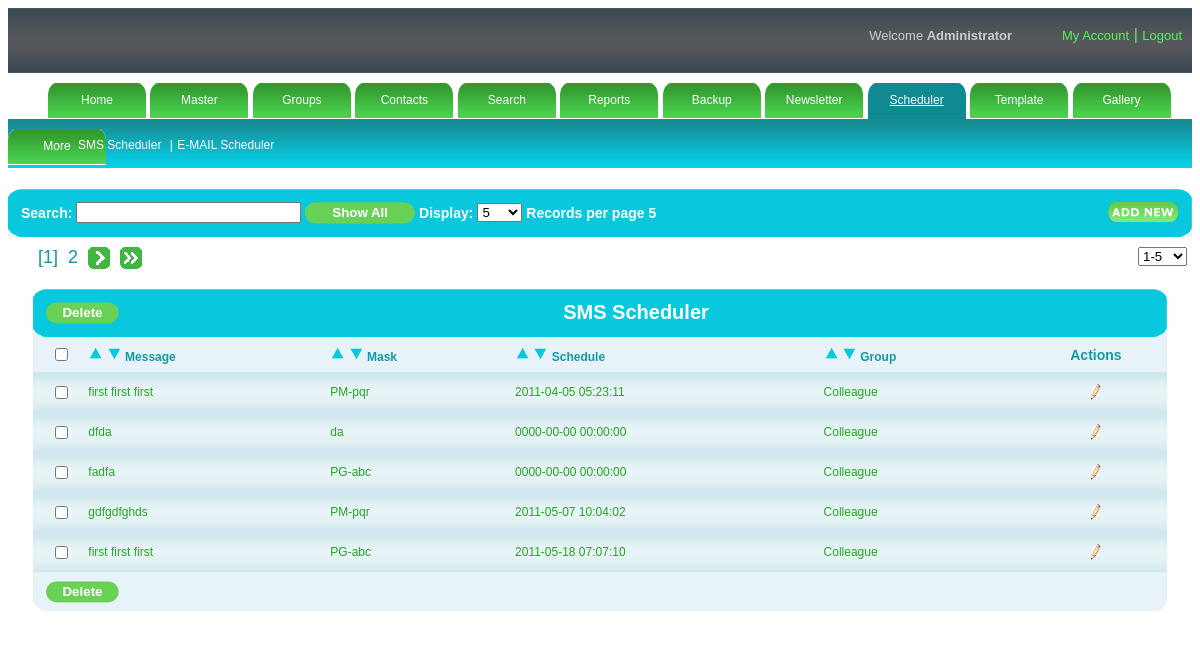
/admin/schedule.php (signed in), run on the app's committed database.
### tables this page shows
CREATE TABLE IF NOT EXISTS `setting` (
  `rpp` varchar(100) NOT NULL,
  `eid` varchar(100) NOT NULL,
  `mask` varchar(500) NOT NULL
);

CREATE TABLE IF NOT EXISTS `schedule` (
  `sms_id` int(11) NOT NULL AUTO_INCREMENT,
  `sms_msg` varchar(1000) NOT NULL,
  `sms_mask` varchar(50) NOT NULL,
  `sms_schedule` datetime NOT NULL,
  `sms_group` varchar(200) NOT NULL,
  PRIMARY KEY (`sms_id`)
);

### admin/rights.php (called while the page is built, shortened)
<?php
$s="select * from sysadmin where username='".$_SESSION['user']."'";
$rs=mysql_query($s);
$p=mysql_fetch_array($rs);
$subrights=explode(",",$p['subrights']);
?>

### admin/schedule_content.php (the view, shortened to what this page needs)
<div id="table">
    	<table border="0" cellpadding="0" cellspacing="0" width="100%">
        <tr>
        <td colspan="6">
            <table width="100%" cellpadding="0" cellspacing="0" border="0">
            <tr>
                <th><img src="images/tableheadleft.png" /></th>
                <th class="thbackground"  align="left">
                      <?php
				$flag=0;
				include("rights.php");
				for($i=0;$i<count($subrights);$i++)
				{
					if($subrights[$i]=="12.3")
					{
						$flag=1;
					}
				}
				if($flag==1)
				{?>
                  <input type="button" onClick="javascript:mdelete(<?php echo $page-1; ?>,<?php echo $page_no_start; ?>,0,<?php echo $lastpage; ?>,<?php echo $last_page_rec; ?>,<?php echo $rec_limit; ?>);" value="Delete" class="regbtn" class="regbtn"><?php } ?></th>
           <th class="thbackground" width="100%"> SMS Scheduler
                </th>
                <th><img src="images/tableheadright.png" /></th>
            </tr>
            </table>
            </td>
        </tr>
        <tr>
        <td class="tabletitle"><input type="checkbox" name="check" id="check"  onclick="checkall_none();"/></td>
              			<td class="tabletitle1" align="left"><a onClick="desc(<?php echo '1';?>,<?php echo $page-1; ?>,<?php echo $page_no_start; ?>,0,<?php echo $lastpage; ?>,<?php echo $last_page_rec; ?>,<?php echo $rec_limit; ?>)"><img src="images/up.png" height="15" width="15" title="Descending" /></a>
                        <a onClick="asc(<?php echo '1';?>,<?php echo $page-1; ?>,<?php echo $page_no_start; ?>,0,<?php echo $lastpage; ?>,<?php echo $last_page_rec; ?>,<?php echo $rec_limit; ?>)"><img src="images/down.png" height="15" width="15" title="Ascending"/></a>
              			Message</td>
                <td class="tabletitle1" align="left"><a onClick="desc(<?php echo '2';?>,<?php echo $page-1; ?>,<?php echo $page_no_start; ?>,0,<?php echo $lastpage; ?>,<?php echo $last_page_rec; ?>,<?php echo $rec_limit; ?>)"><img src="images/up.png" height="15" width="15" title="Descending" /></a>
                        <a onClick="asc(<?php echo '2';?>,<?php echo $page-1; ?>,<?php echo $page_no_start; ?>,0,<?php echo $lastpage; ?>,<?php echo $last_page_rec; ?>,<?php echo $rec_limit; ?>)"><img src="images/down.png" height="15" width="15" title="Ascending"/></a>
              			Mask</td>
         		<td class="tabletitle1" align="left"><a onClick="desc(<?php echo '3';?>,<?php echo $page-1; ?>,<?php echo $page_no_start; ?>,0,<?php echo $lastpage; ?>,<?php echo $last_page_rec; ?>,<?php echo $rec_limit; ?>)"><img src="images/up.png" height="15" width="15" title="Descending" /></a>
                        <a onClick="asc(<?php echo '3';?>,<?php echo $page-1; ?>,<?php echo $page_no_start; ?>,0,<?php echo $lastpage; ?>,<?php echo $last_page_rec; ?>,<?php echo $rec_limit; ?>)"><img src="images/down.png" height="15" width="15" title="Ascending"/></a>
              			Schedule</td>
                        <td class="tabletitle1" align="left"><a onClick="desc(<?php echo '4';?>,<?php echo $page-1; ?>,<?php echo $page_no_start; ?>,0,<?php echo $lastpage; ?>,<?php echo $last_page_rec; ?>,<?php echo $rec_limit; ?>)"><img src="images/up.png" height="15" width="15" title="Descending" /></a>
                       <a onClick="asc(<?php echo '4';?>,<?php echo $page-1; ?>,<?php echo $page_no_start; ?>,0,<?php echo $lastpage; ?>,<?php echo $last_page_rec; ?>,<?php echo $rec_limit; ?>)"><img src="images/down.png" height="15" width="15" title="Ascending"/></a>
              			Group</th>
            <td class="tabletitle">Actions</td>
        </tr>
            <?php
			if(isset($_REQUEST['search']))
			{
				$search=$_REQUEST['search'];
			}
			else
			{
				$search="";
			}
			if(isset($_REQUEST['order']))
			{
				$sql ="select a.sms_id,a.sms_msg,a.sms_mask,a.sms_schedule,a.sms_group from (select sms_id,sms_msg,sms_mask,sms_schedule,sms_group from schedule where sms_msg like '%".$search."%' or sms_mask like '%".$search."%' or sms_group like '%".$search."%' or sms_schedule like '%".$search."%' limit $offset,$rec_limit) a order by ".$_REQUEST['field']." ".$_REQUEST['order'];
			}
			else
			{
				$sql ="select * from schedule where sms_msg like '%".$search."%' or sms_mask like '%".$search."%' or sms_group like '%".$search."%' or sms_schedule like '%".$search."%' limit $offset,$rec_limit";
			}
			$res = mysql_query($sql);
			while($row = mysql_fetch_object($res))
			{
			?>
			<tr>
        	<td class="tdbg"><input type="checkbox" name="C1_<?php echo $row->sms_id;?>"  id="C1_<?php echo $row->sms_id;?>" /></td>
            <td class="tdbg1"><?php echo stripslashes($row->sms_msg);?></td>
            <td class="tdbg1"><?php echo stripslashes($row->sms_mask); ?></td>
            <td class="tdbg1"><?php echo stripslashes($row->sms_schedule); ?></td>
            <td class="tdbg1"><?php
			  		$b=$row->sms_group;
					 $cat=explode(",",$b);
					 $cat=array_slice($cat,0,count($cat));
					 $cat_name="";
					 for($i=0;$i<count($cat);$i++)
					 {
						$sql1=mysql_query("select group_name from groups where group_id='".$cat[$i]."'");
						$row1=mysql_fetch_array($sql1);
						$cat_name.=$row1['group_name'].",";
					 }
					$value=substr($cat_name,0,strlen($cat_name)-1);
			   echo stripslashes($value);?></td>
                <td class="tdbg1">
                <table align="center" cellpadding="5" cellspacing="5">
                <tr>
                	<td class="tdaction">
                     <?php
				$flag=0;
			include("rights.php");
				for($i=0;$i<count($subrights);$i++)
				{
					if($subrights[$i]=="12.2")
					{
						$flag=1;
					}
				}
				if($flag==1)
				{?>
           <div align="center"><a onClick="javascript:update(<?php echo $row->sms_id;?>,<?php echo $page-1; ?>,<?php echo $page_no_start; ?>,0,<?php echo $lastpage; ?>,<?php echo $last_page_rec; ?>,<?php echo $rec_limit; ?>)"><img src="images/edit-icon.png" title="Edit"/></a></div>
             <?php } ?>		</td>
               	</tr>
                </table>
                </td>
            </tr>
            <?php
}
?>
        <tr>
        <td colspan="6">
            <table width="100%" cellpadding="0" cellspacing="0" border="0">
            <tr>
                <th><img src="images/tablefootright.png" /></th>
                <th class="thbackground1" width="100%" align="left">
                      <?php
				$flag=0;
				include("rights.php");
				for($i=0;$i<count($subrights);$i++)
				{
					if($subrights[$i]=="12.3")
					{
						$flag=1;
					}
				}
				if($flag==1)
				{?>
                  <input type="button" onClick="javascript:mdelete(<?php echo $page-1; ?>,<?php echo $page_no_start; ?>,0,<?php echo $lastpage; ?>,<?php echo $last_page_rec; ?>,<?php echo $rec_limit; ?>);" value="Delete" class="regbtn" class="regbtn"><?php } ?>
                </th>
                <th><img src="images/tablefootleft.png" /></th>
            </tr>
            </table>
        </td>
        </tr>
        </table>
    </div>
</div>

### admin/schedule.php (shortened to what this page needs)
<!DOCTYPE html PUBLIC "-//W3C//DTD XHTML 1.0 Transitional//EN" "http://www.w3.org/TR/xhtml1/DTD/xhtml1-transitional.dtd">
<html xmlns="http://www.w3.org/1999/xhtml">
<head>
<link href="style.css" rel="stylesheet" media="screen" /><script type="text/javascript" src="validation.js"></script>
<link rel="stylesheet" type="text/css" href="mouseovertabs.css" />
<link href="dhtmlgoodies_calendar.css" rel="stylesheet" type="text/css" />
</head>
<body>
<?php include("header.php");?>
<?php include("menu.php");?>
<div id="submenu" >
<?php
				for($i=0;$i<count($rights);$i++)
				{
					if($rights[$i]=="12")
					{
						$flag=1;
					}
				}
				if($flag==1)
				{?>
<div >
<ul>
	<li class="submenuitem"><a href="schedule.php">SMS Scheduler </a> |</li>
    <li class="submenuitem"><a href="eschedule.php">E-MAIL Scheduler </a> </li>
</ul>
</div>
<?php	$flag=0;
				}
?>
</div>
<div id="maincontent">
    <div id="searchbar">
    <table border="0" cellpadding="0" cellspacing="0" width="100%">
        <tr>
        <td colspan="5">
            <table width="100%" cellpadding="0" cellspacing="0" border="0">
            <tr>
                <th><img src="images/tableheadleft.png" /></th>
                <th class="thbackground12" width="100%">Search:
                <input type="text" size="25" id="txtsearch" name="txtsearch" value="" onKeyUp="javascript:tsearch()"  />
                <input type="button"  value="Show All" class="regbtn1" size="40" onclick="javascript:showall();"/>
                Display:
                    <select onchange="recperpage()" id="sel_limit">
                    <?php
						$sql="select * from setting";
						$res=mysql_query($sql);
						$row1=mysql_fetch_array($res);
						$a=$row1[0];
						$a=explode(",",$a);
						for($i=0;$i<count($a);$i++)
						{
						?>
                   <option value="<?php echo $a[$i];?>"><?php echo $a[$i];?></option>
        <?php } ?>
                    </select>
                    Records per page
                     <?php
					 echo $_REQUEST['reclimit'];
		$flag=0;
		include("rights.php");
		for($i=0;$i<count($subrights);$i++)
		{
			if($subrights[$i]=="12.1")
			{
				$flag=1;
			}
		}
		if($flag==1)
		{
	?>
                <div class="floatright"><a onclick="javascript:addrecord();"><img src="images/addnew.png"  class="noborder"/></a></div>
   <?php } ?>
                </th>
                <th><img src="images/tableheadright.png" /></th>
            </tr>
            </table>
            </td>
        </tr>
       </table>
    </div>
    <div id="content">
	<?php include_once("pagingschedule.php");?>
    </div>
<div id="blank"></div>
</body>
</html>

### admin/style.css (style rules this page uses)
body { font-family:Verdana, Arial, Helvetica, sans-serif; }
.regbtn { background:url(images/btn.png) no-repeat; border:none; color:#FFFFFF; width:73px; font-weight:bolder; height:22px; vertical-align:text-top; }
.regbtn1 { background:url(images/btn1.png) no-repeat; border:none; color:#FFFFFF; width:110px; font-weight:bolder; height:22px; }
#submenu ul { display:inline-block; padding-left:70px; }
.submenuitem { list-style-type:none; color:#FFFFFF; font-size:12px; display:inline-block; font:Verdana, Arial, Helvetica, sans-serif; }
.submenuitem a { text-decoration:none; color:#FFFFFF; margin-right:5px; }
.tdbg { background:url(images/tdbg.png); height:40px; border:none; color:#1499a4; font-size:12px; text-align:center; }
.tdbg1 { background:url(images/tdbg.png); height:40px; border:none; color:#28a227; font-size:12px; text-align:left; }
.tdaction a img { border:none; }
#submenu { background:url(images/submenu.png); width:auto; height:49px; }
#content { margin:auto; background-color:#FFFFFF; width:auto; padding-top:10px; }
#maincontent { z-index:99; margin:auto; background-color:#FFFFFF; width:auto; padding-top:20px; }
.thbackground { background:url(images/tablehead.png); border:none; color:#FFFFFF; font-size:20px; text-align:center; }
.thbackground12 { background:url(images/tablehead.png); border:none; color:#FFFFFF; font-size:14px; text-align:left; }
.thbackground1 { background-color:#e8f3f9; }
#table { padding-left:25px; padding-top:15px; padding-right:25px; }
.noborder { border:none; }
.tabletitle { color:#1499a4; font-size:14px; font-weight:bold; text-align:center; height:35px; background-color:#e8f3f9; }
.tabletitle1 { color:#1499a4; font-size:14px; font-weight:bold; font-size:12px; text-align:left; height:35px; background-color:#e8f3f9; }
#blank { height:30px; width:auto; background-color:#FFFFFF; }
.floatright { float:right; }

### data on the page
setting: rpp "5"
schedule: sms_msg "first first first", sms_mask "PM-pqr", sms_schedule "2011-04-05 05:23:11", value "Colleague"
schedule: sms_msg "dfda", sms_mask "da", sms_schedule "0000-00-00 00:00:00", value "Colleague"
schedule: sms_msg "fadfa", sms_mask "PG-abc", sms_schedule "0000-00-00 00:00:00", value "Colleague"
schedule: sms_msg "gdfgdfghds", sms_mask "PM-pqr", sms_schedule "2011-05-07 10:04:02", value "Colleague"
schedule: sms_msg "first first first", sms_mask "PG-abc", sms_schedule "2011-05-18 07:07:10", value "Colleague"

### other printed values
$_REQUEST['reclimit'] "5"
$page_no_start+$i "1"
$page_no_start+$i "2"
form field value "1-5"
